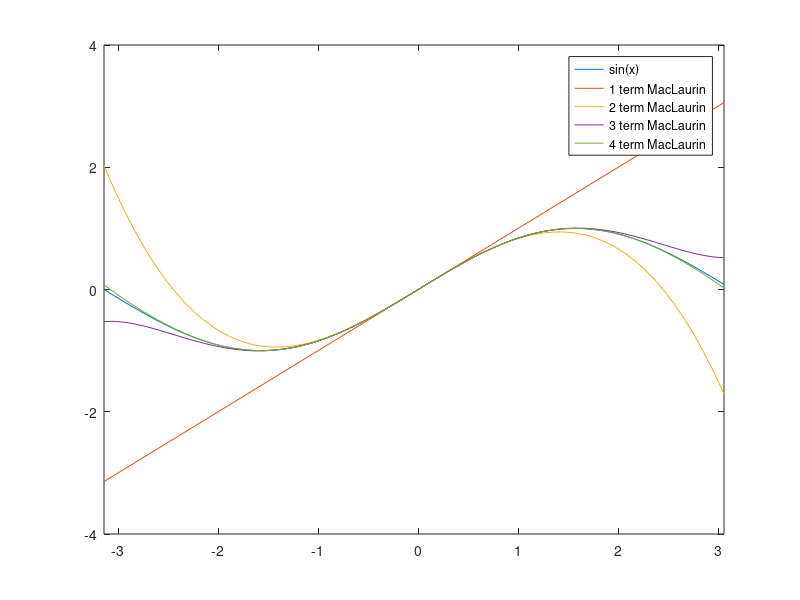

Recreate this plot in MATLAB.
%Script: HW1_q3

%This script plots sin x for -pi to +pi in increments of  0.1 for x.
%Included on the same plot are the MacLaurin expansions for sin x using
%1,2,3 then 4 terms over the same range of -pi to +pi.

%Outputs: plot of sin x, and MacLaurin expansions for sin x in 1,2,3, and 4
%terms

%Author: Rachael Jackson
%Section: ME 2016
%Assignment: HW1
%Date: September 11, 2022

x = -pi:0.1:pi; %saves vector of values of -pi to pi in steps of 0.1 in variable x
plot(x,sin(x)); %plot those x values with corresponding sin values
hold on
y = x; % this is the first term of MacLaurin 
plot(x,y); %plots one term MacLaurin
hold on
y = x - ((x.^3)/factorial(3)); % this is the 2 term MacLaurin
plot(x,y);%plots 2 term MacLaurin curve
hold on
y = x - ((x.^3)/factorial(3)) + ((x.^5)/factorial(5)); % this is the 3 term MacLaurin expansion
plot(x,y); %plots 3 term McLaurin curve
hold on
y = x - ((x.^3)/factorial(3)) + ((x.^5)/factorial(5)) - ((x.^7)/factorial(7)); %this is the 4 term MacLaurin expansion
plot(x,y); %plots 4 term Maclaurin
xlim([-inf,inf]); %use this to fit curves flush to edges of graph, other wise they float in the middle of the graph
legend('sin(x)','1 term MacLaurin','2 term MacLaurin','3 term MacLaurin','4 term MacLaurin');